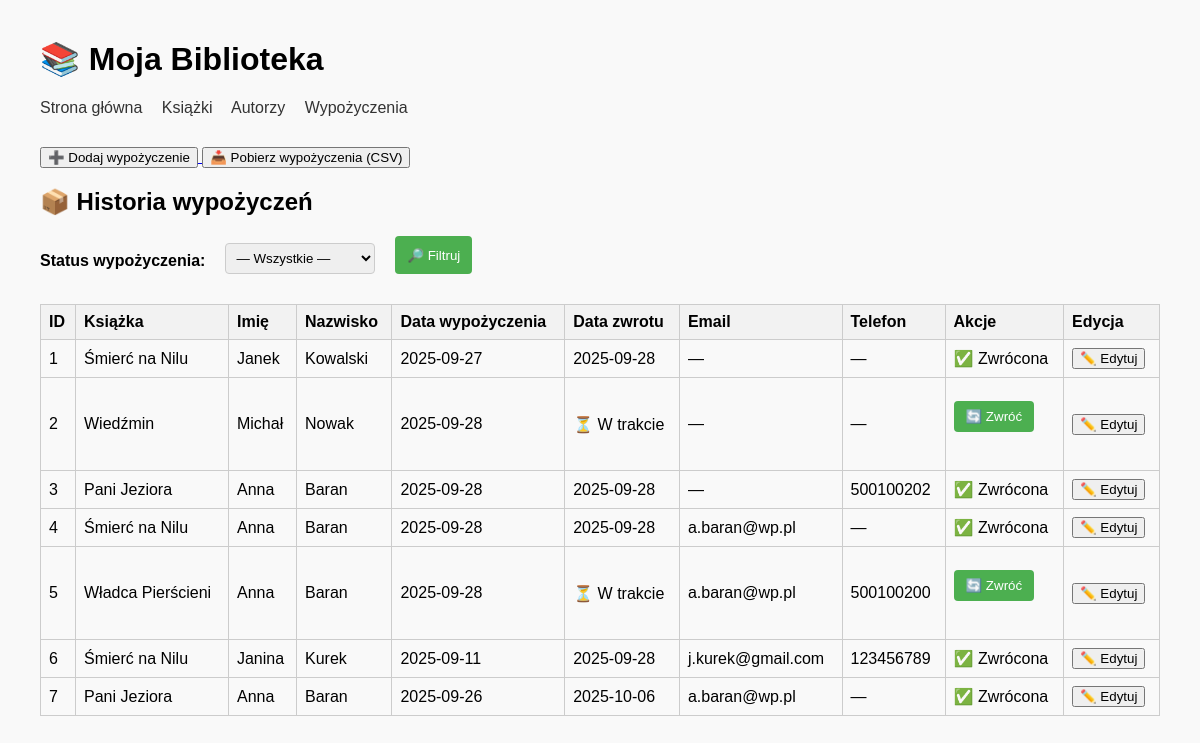
Before: /borrowings with the older database file.
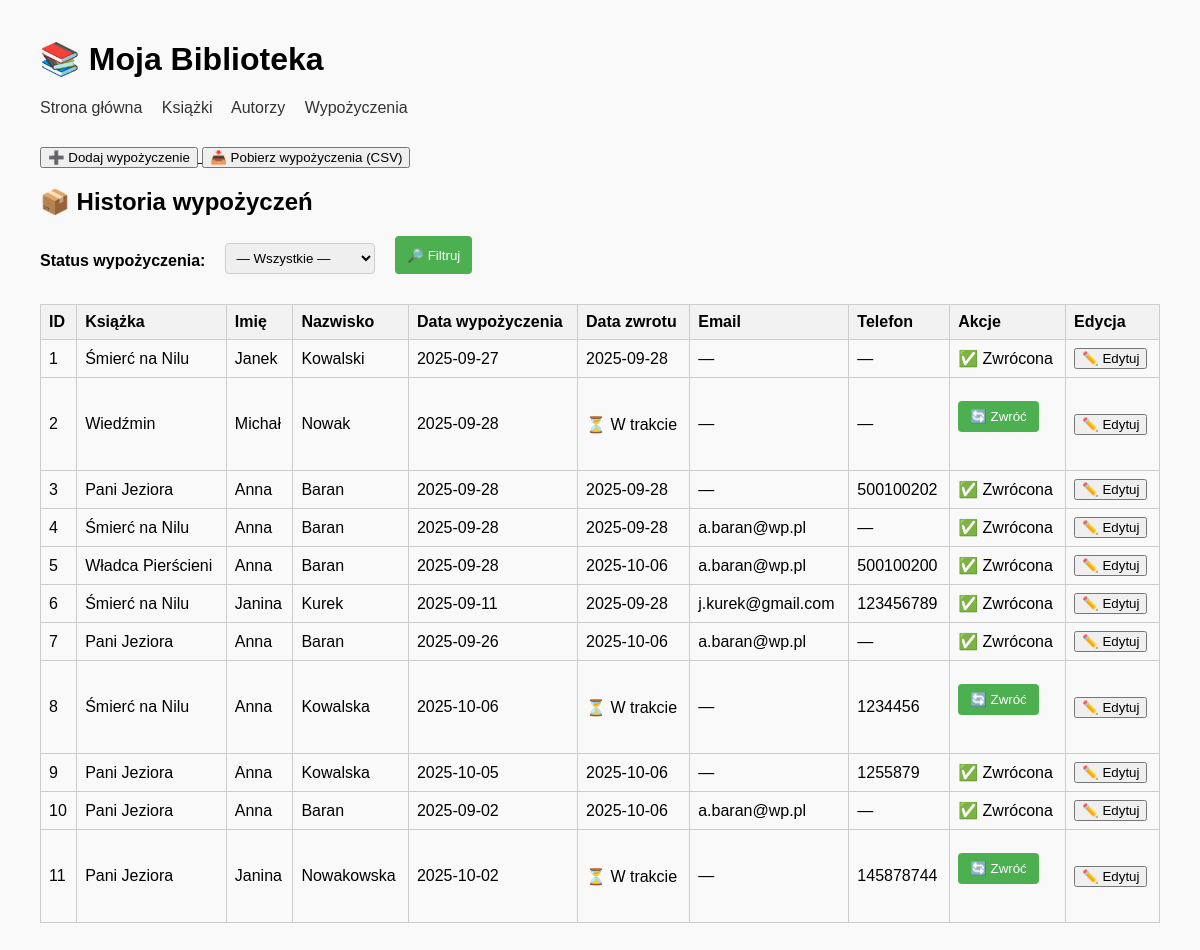
After: the same page with the newer database file.
### app/models.py (models this page shows, shortened)
class Borrowings(db.Model):
    __tablename__ = "borrowings"
    id = db.Column(db.Integer, primary_key=True)
    book_id = db.Column(db.Integer, db.ForeignKey("books.id"), nullable=False)
    borrower_name = db.Column(db.String(100), nullable=False)
    borrower_surname = db.Column(db.String(100), nullable=False)
    borrow_date = db.Column(db.DateTime, default=datetime.utcnow)
    return_date = db.Column(db.DateTime, nullable=True)
    email = db.Column(db.String(120), nullable=True)
    phone = db.Column(db.String(20), nullable=True)

class Book(db.Model):
    __tablename__ = "books"
    id = db.Column(db.Integer, primary_key=True)
    author_id = db.Column(db.Integer, db.ForeignKey("authors.id"), nullable=False)
    title = db.Column(db.String(200), nullable=False)
    genre = db.Column(db.String(100))
    available = db.Column(db.Boolean, default=True)
    borrowings = db.relationship("Borrowings", backref="book", lazy="dynamic")

### app/routes.py (the view)
@app.route("/borrowings", strict_slashes=False)
def borrowings():
    status = request.args.get("status")
    query = Borrowings.query
    if status == "returned":
        query = query.filter(Borrowings.return_date.isnot(None))
    elif status == "active":
        query = query.filter(Borrowings.return_date.is_(None))
    all_borrowings = query.all()
    return render_template("borrowings.html", borrowings=all_borrowings)

### app/templates/borrowings.html (shortened to what this page needs)
{% extends "base.html" %}
{% block content %}
<a href="{{ url_for('new_borrowings') }}">
    <button>➕ Dodaj wypożyczenie</button>
</a>
<a href="{{ url_for('export_borrowings') }}">
    <button>📥 Pobierz wypożyczenia (CSV)</button>
</a>
<h2>📦 Historia wypożyczeń</h2>
<form method="GET" action="{{ url_for('borrowings')}}" class="filter-row">
    <label for="status">Status wypożyczenia:</label>
    <select name="status">
        <option value="">— Wszystkie —</option>
    </select>
    <button type="submit">🔎 Filtruj</button>
</form>
<table>
    <tr>
        <th>ID</th>
        <th>Książka</th>
        <th>Imię</th>
        <th>Nazwisko</th>
        <th>Data wypożyczenia</th>
        <th>Data zwrotu</th>
        <th>Email</th>
        <th>Telefon</th>
        <th>Akcje</th>
        <th>Edycja</th>
    </tr>
    {% for b in borrowings %}
    <tr>
        <td>{{ b.id }}</td>
        <td>{{ b.book.title }}</td>
        <td>{{ b.borrower_name }}</td>
        <td>{{ b.borrower_surname }}</td>
        <td>{{ b.borrow_date.strftime('%Y-%m-%d') }}</td>
        <td>
            {% if b.return_date %}
            {{ b.return_date.strftime('%Y-%m-%d') }}
            {% else %}
            ⏳ W trakcie
            {% endif %}
        </td>
        <td>{{ b.email or "—" }}</td>
        <td>{{ b.phone or "—" }}</td>
        <td>
            {% if not b.return_date %}
            <form method="POST" action="{{ url_for('return_book', borrowing_id=b.id) }}">
                <button type="submit" onclick="return confirm('Czy na pewno chcesz zwrócić książkę?')">🔄 Zwróć</button>
            </form>
            {% else %}
            ✅ Zwrócona
            {% endif %}
        </td>
        <td>
            <a href="{{ url_for('edit_borrowing', borrowing_id=b.id) }}">
                <button>✏️ Edytuj</button>
            </a>
        </td>
    </tr>
    {% endfor %}
</table>
{% endblock %}

### app/templates/base.html (shortened to what this page needs)
<!DOCTYPE html>
<html lang="pl">
<head>
    <link rel="stylesheet" href="{{ url_for('static', filename='style.css') }}">
</head>
<body>
    <header>
        <h1>📚 Moja Biblioteka</h1>
        <nav>
            <a href="/">Strona główna</a>
            <a href="/books">Książki</a>
            <a href="/authors">Autorzy</a>
            <a href="/borrowings">Wypożyczenia</a>
        </nav>
    </header>
    {% block content %}
    {% endblock %}
</body>
</html>

### app/static/style.css (style rules this page uses)
body { font-family: Arial, sans-serif; margin: 40px; background-color: #f9f9f9; }
header { margin-bottom: 30px; }
nav a { margin-right: 15px; text-decoration: none; color: #333; }
form:not(.filter-row) { max-width: 400px; margin-bottom: 30px; }
form label { display: block; margin-top: 10px; font-weight: bold; }
form input, form select { width: 100%; padding: 6px; margin-top: 4px; box-sizing: border-box; border: 1px solid #ccc; border-radius: 4px; }
form button { margin-top: 15px; padding: 8px 12px; background-color: #4CAF50; color: white; border: none; border-radius: 4px; cursor: pointer; }
table { width: 100%; border-collapse: collapse; margin-top: 20px; }
table th, table td { border: 1px solid #ccc; padding: 8px; text-align: left; }
table th { background-color: #f2f2f2; }
.filter-row { display: flex; gap: 20px; align-items: flex-end; flex-wrap: wrap; margin-bottom: 30px; max-width: none; }
form.filter-row button { margin-top: 0; height: 38px; }
.filter-row label { display: block; font-weight: bold; margin-bottom: 4px; }
.filter-row select { width: 150px; }

Changed rows visible on the page:
changed Borrowings "Władca Pierścieni": return_date (not shown) → "2025-10-06"; return_date "⏳ W trakcie 🔄 Zwróć" → "✅ Zwrócona"
added Borrowings: id "8", book "Śmierć na Nilu", borrower_name "Anna", borrower_surname "Kowalska", borrow_date "2025-10-06", shows "⏳ W trakcie", email "—", phone "1234456"
added Borrowings: id "9", book "Pani Jeziora", borrower_name "Anna", borrower_surname "Kowalska", borrow_date "2025-10-05", return_date "2025-10-06", email "—", phone "1255879", shows "✅ Zwrócona"
added Borrowings: id "10", book "Pani Jeziora", borrower_name "Anna", borrower_surname "Baran", borrow_date "2025-09-02", return_date "2025-10-06", email "a.baran@wp.pl", phone "—", shows "✅ Zwrócona"
added Borrowings: id "11", book "Pani Jeziora", borrower_name "Janina", borrower_surname "Nowakowska", borrow_date "2025-10-02", shows "⏳ W trakcie", email "—", phone "145878744"
